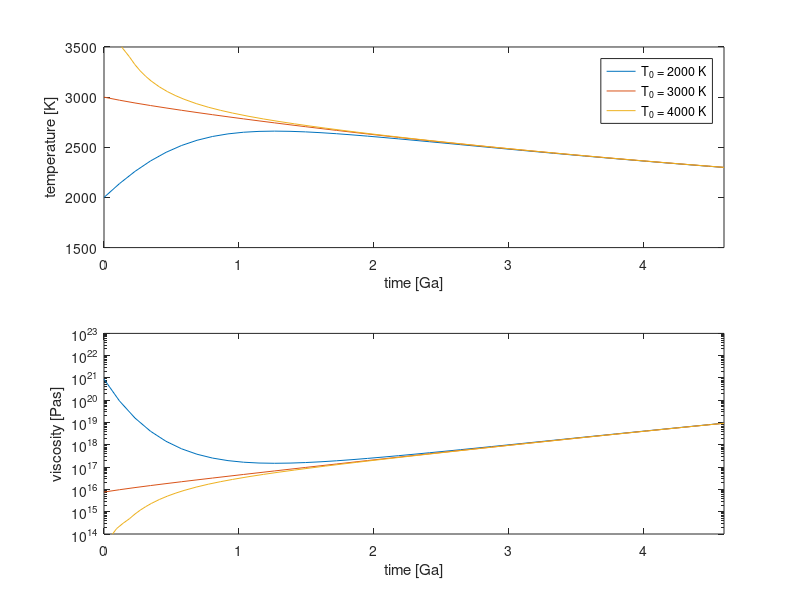

The MATLAB source for this figure:

function cooling_all
%
% thermal evolution of mantle following a simplified version of 
% Schubert et al (1980)
% 
% no heat flux from core
% 
% see: Schubert et al., Mantle convection, Cambridge Press, p.590ff
%
% height of mantle
L = 2871e3;
% diffusivity
kappa = 1e-6;
%
% all times are expressed as the characteristic, diffusion time
%
tc = L^2/kappa;
% gravitational acceleration
grav=10;
% thermal expansivity
alpha=3e-5;
% heat production over hear capacity
H0overcp = 4.317e-14;
% radioactive decay timescale
lambda = 1.42e-17 *tc;
% critical Rayleigh number
Rac=1100;
% conductivity
k=4.18;
% reference density
rho=3400;
% reference viscosity prefactor, eta = eta0*exp(E0/T)
eta0=1.65e2*rho;
% surface area of earth over (mass of mantle times heat capacity)
AoverMcp = 1.377e-13;
%
sec_year = 364.25 * 24 * 60 * 60;
% max integration time
tmax = (4.6e9 * sec_year)/tc;
% Ga per tc
gat=tc/(1e9*sec_year);
%
%
% first constant in evolution law
f1 = H0overcp  * tc;
%
% second constant is written as two here, f2=f2a * f2b^beta
%
f2a=AoverMcp*k/L*tc;
f2b=(alpha*grav*L^3*rho)/(kappa*eta0*Rac);
%
% other parameters
%
E0=70000;
beta=0.2;
% solve ODE
options=odeset;
[t1,T1] = ...
    ode45(@dTdt,[0;tmax],2000,options,f1,lambda,f2a,f2b,beta,E0);
[t2,T2] = ...
    ode45(@dTdt,[0;tmax],3000,options,f1,lambda,f2a,f2b,beta,E0);
[t3,T3] = ...
    ode45(@dTdt,[0;tmax],4000,options,f1,lambda,f2a,f2b,beta,E0);

%
% plot
%
figure(1),clf;
subplot(2,1,1);
% temperature
plot(t1*gat,T1,t2*gat,T2,t3*gat,T3);
axis([0 4.6 1500 3500]);
legend('T_0 = 2000 K','T_0 = 3000 K','T_0 = 4000 K');
xlabel('time [Ga]');ylabel('temperature [K]');
subplot(2,1,2);
% viscosity
semilogy(t1*gat,eta(T1,eta0,E0),... 
    t2*gat,eta(T2,eta0,E0),t3*gat,eta(T3,eta0,E0));
axis([0 4.6 1e14 1e23 ]);
xlabel('time [Ga]');
ylabel('viscosity [Pas]');


%
% time derivative of temperature
%
function dTdt = dTdt(t,T,f1,lambda,f2a,f2b,beta,E0)
dTdt = f1 * exp(-lambda*t) - ... 
    f2a*(f2b^beta)*(T-273.)^(1+beta)*exp(-beta*E0/T);

%
% viscosity law
%
function eta = eta(T,eta0,E0)
eta = eta0 * exp(E0./T);
